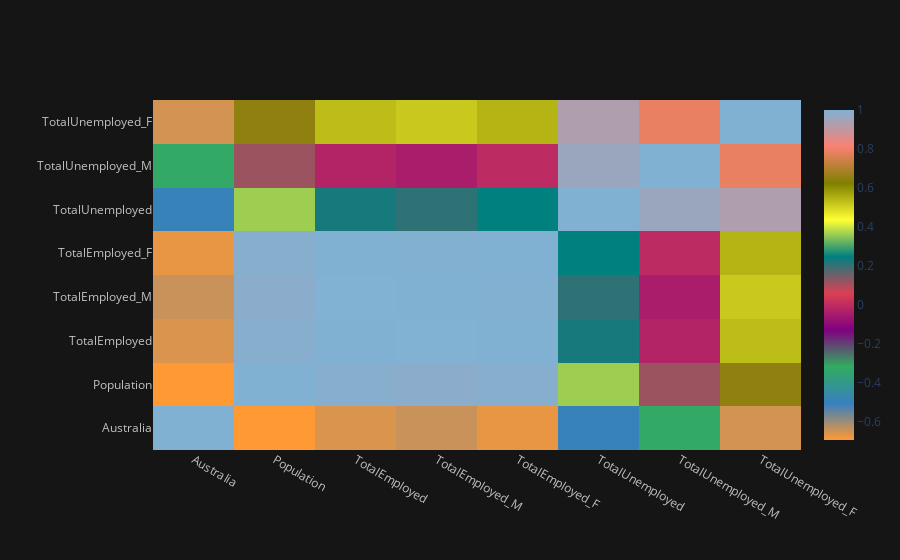

Notebook code cell kept with this figure:
### Code cell
corrplot = correlation.iplot(kind='heatmap')
corrplot

### Figure 1 — Plotly figure (JSON) as saved in the notebook; plotly's stock layout.template omitted (floating-point values rounded to 4 significant figures)
{"data": [{"colorscale": [[0, "rgb(255, 153, 51)"], [0.1111, "rgb(55, 128, 191)"], [0.2222, "rgb(50, 171, 96)"], [0.3333, "rgb(128, 0, 128)"], [0.4444, "rgb(219, 64, 82)"], [0.5556, "rgb(0, 128, 128)"], [0.6667, "rgb(255, 255, 51)"], [0.7778, "rgb(128, 128, 0)"], [0.8889, "rgb(251, 128, 114)"], [1, "rgb(128, 177, 211)"]], "type": "heatmap", "x": ["Australia", "Population", "TotalEmployed", "TotalEmployed_M", "TotalEmployed_F", "TotalUnemployed", "TotalUnemployed_M", "TotalUnemployed_F"], "y": ["Australia", "Population", "TotalEmployed", "TotalEmployed_M", "TotalEmployed_F", "TotalUnemployed", "TotalUnemployed_M", "TotalUnemployed_F"], "z": [[1, -0.6919, -0.6568, -0.6399, -0.6705, -0.4914, -0.3256, -0.6496], [-0.6919, 1, 0.9885, 0.9839, 0.991, 0.3636, 0.115, 0.648], [-0.6568, 0.9885, 1, 0.9991, 0.9994, 0.2289, -0.02202, 0.5333], [-0.6399, 0.9839, 0.9991, 1, 0.997, 0.2078, -0.04383, 0.5158], [-0.6705, 0.991, 0.9994, 0.997, 1, 0.2469, -0.003061, 0.5477], [-0.4914, 0.3636, 0.2289, 0.2078, 0.2469, 1, 0.9597, 0.9277], [-0.3256, 0.115, -0.02202, -0.04383, -0.003061, 0.9597, 1, 0.7855], [-0.6496, 0.648, 0.5333, 0.5158, 0.5477, 0.9277, 0.7855, 1]], "zmax": 1, "zmin": -0.6919}], "layout": {"autosize": true, "legend": {"bgcolor": "#151516", "font": {"color": "#D9D9D9"}}, "paper_bgcolor": "#151516", "plot_bgcolor": "#151516", "title": {"font": {"color": "#D9D9D9"}}, "xaxis": {"autorange": true, "gridcolor": "#434343", "range": [-0.5, 7.5], "showgrid": true, "tickfont": {"color": "#C2C2C2"}, "title": {"font": {"color": "#D9D9D9"}, "text": ""}, "type": "category", "zerolinecolor": "#666570"}, "yaxis": {"autorange": true, "gridcolor": "#434343", "range": [-0.5, 7.5], "showgrid": true, "tickfont": {"color": "#C2C2C2"}, "title": {"font": {"color": "#D9D9D9"}, "text": ""}, "type": "category", "zerolinecolor": "#666570"}}}
